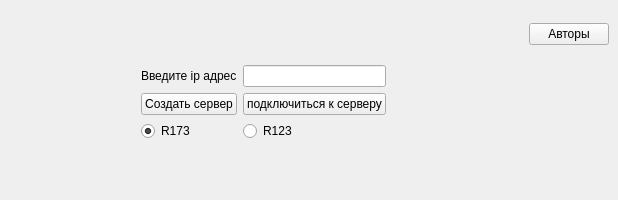
<?xml version="1.0" encoding="UTF-8"?>
<ui version="4.0">
 <class>MainMenu</class>
 <widget class="QMainWindow" name="MainMenu">
  <property name="geometry">
   <rect>
    <x>0</x>
    <y>0</y>
    <width>618</width>
    <height>200</height>
   </rect>
  </property>
  <property name="windowTitle">
   <string>Настройка сети</string>
  </property>
  <property name="windowIcon">
   <iconset resource="r173.qrc">
    <normaloff>:/res/icon.png</normaloff>:/res/icon.png</iconset>
  </property>
  <widget class="QWidget" name="centralwidget">
   <layout class="QGridLayout" name="gridLayout">
    <item row="1" column="0" rowspan="2">
     <spacer name="horizontalSpacer">
      <property name="orientation">
       <enum>Qt::Horizontal</enum>
      </property>
      <property name="sizeHint" stdset="0">
       <size>
        <width>40</width>
        <height>20</height>
       </size>
      </property>
     </spacer>
    </item>
    <item row="0" column="1" colspan="2">
     <spacer name="verticalSpacer_2">
      <property name="orientation">
       <enum>Qt::Vertical</enum>
      </property>
      <property name="sizeHint" stdset="0">
       <size>
        <width>20</width>
        <height>40</height>
       </size>
      </property>
     </spacer>
    </item>
    <item row="1" column="2">
     <widget class="QLineEdit" name="ipEdit">
      <property name="focusPolicy">
       <enum>Qt::StrongFocus</enum>
      </property>
     </widget>
    </item>
    <item row="2" column="2">
     <widget class="QPushButton" name="launchServer">
      <property name="focusPolicy">
       <enum>Qt::NoFocus</enum>
      </property>
      <property name="text">
       <string>подключиться к серверу</string>
      </property>
     </widget>
    </item>
    <item row="1" column="1">
     <widget class="QLabel" name="label">
      <property name="text">
       <string>Введите ip адрес</string>
      </property>
     </widget>
    </item>
    <item row="4" column="1" colspan="2">
     <spacer name="verticalSpacer">
      <property name="orientation">
       <enum>Qt::Vertical</enum>
      </property>
      <property name="sizeHint" stdset="0">
       <size>
        <width>20</width>
        <height>40</height>
       </size>
      </property>
     </spacer>
    </item>
    <item row="0" column="3">
     <spacer name="horizontalSpacer_3">
      <property name="orientation">
       <enum>Qt::Horizontal</enum>
      </property>
      <property name="sizeHint" stdset="0">
       <size>
        <width>40</width>
        <height>20</height>
       </size>
      </property>
     </spacer>
    </item>
    <item row="2" column="1">
     <widget class="QPushButton" name="createServer">
      <property name="focusPolicy">
       <enum>Qt::NoFocus</enum>
      </property>
      <property name="text">
       <string>Создать сервер</string>
      </property>
     </widget>
    </item>
    <item row="0" column="4">
     <widget class="QPushButton" name="pushButton">
      <property name="focusPolicy">
       <enum>Qt::NoFocus</enum>
      </property>
      <property name="text">
       <string>Авторы</string>
      </property>
     </widget>
    </item>
    <item row="1" column="3" rowspan="2" colspan="2">
     <spacer name="horizontalSpacer_2">
      <property name="orientation">
       <enum>Qt::Horizontal</enum>
      </property>
      <property name="sizeHint" stdset="0">
       <size>
        <width>40</width>
        <height>20</height>
       </size>
      </property>
     </spacer>
    </item>
    <item row="3" column="1">
     <widget class="QRadioButton" name="R173_select">
      <property name="text">
       <string>R173</string>
      </property>
      <property name="checked">
       <bool>true</bool>
      </property>
     </widget>
    </item>
    <item row="3" column="2">
     <widget class="QRadioButton" name="R123_select">
      <property name="text">
       <string>R123</string>
      </property>
     </widget>
    </item>
   </layout>
  </widget>
 </widget>
 <resources>
  <include location="r173.qrc"/>
 </resources>
 <connections/>
</ui>
